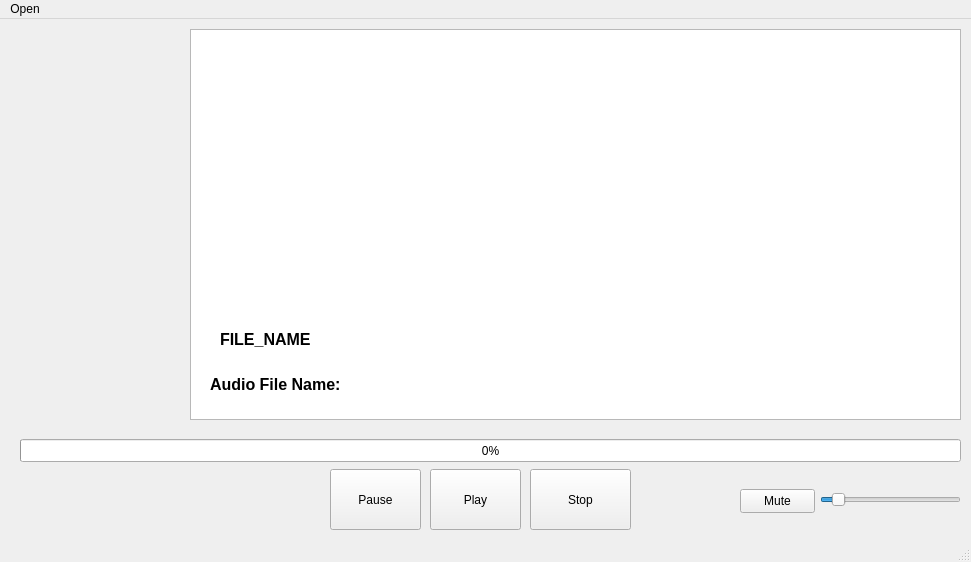
<?xml version="1.0" encoding="UTF-8"?>
<ui version="4.0">
 <class>MainWindow</class>
 <widget class="QMainWindow" name="MainWindow">
  <property name="geometry">
   <rect>
    <x>0</x>
    <y>0</y>
    <width>971</width>
    <height>562</height>
   </rect>
  </property>
  <property name="windowTitle">
   <string>MainWindow</string>
  </property>
  <widget class="QWidget" name="centralwidget">
   <widget class="QLabel" name="Ibl_Title_File_Name">
    <property name="geometry">
     <rect>
      <x>210</x>
      <y>350</y>
      <width>131</width>
      <height>31</height>
     </rect>
    </property>
    <property name="font">
     <font>
      <pointsize>12</pointsize>
      <bold>true</bold>
     </font>
    </property>
    <property name="text">
     <string>Audio File Name:</string>
    </property>
   </widget>
   <widget class="QLabel" name="Lbl_Value_File_Name">
    <property name="geometry">
     <rect>
      <x>220</x>
      <y>300</y>
      <width>121</width>
      <height>41</height>
     </rect>
    </property>
    <property name="font">
     <font>
      <pointsize>12</pointsize>
      <bold>true</bold>
     </font>
    </property>
    <property name="text">
     <string>FILE_NAME</string>
    </property>
   </widget>
   <widget class="QPushButton" name="pushButton_Play">
    <property name="geometry">
     <rect>
      <x>430</x>
      <y>450</y>
      <width>91</width>
      <height>61</height>
     </rect>
    </property>
    <property name="text">
     <string>Play</string>
    </property>
   </widget>
   <widget class="QPushButton" name="pushButton_Pause">
    <property name="geometry">
     <rect>
      <x>330</x>
      <y>450</y>
      <width>91</width>
      <height>61</height>
     </rect>
    </property>
    <property name="text">
     <string>Pause</string>
    </property>
   </widget>
   <widget class="QSlider" name="horizontalSlider_Volume_Control">
    <property name="geometry">
     <rect>
      <x>820</x>
      <y>460</y>
      <width>141</width>
      <height>41</height>
     </rect>
    </property>
    <property name="minimum">
     <number>1</number>
    </property>
    <property name="maximum">
     <number>100</number>
    </property>
    <property name="value">
     <number>10</number>
    </property>
    <property name="orientation">
     <enum>Qt::Orientation::Horizontal</enum>
    </property>
   </widget>
   <widget class="QGraphicsView" name="graphicsView">
    <property name="geometry">
     <rect>
      <x>190</x>
      <y>10</y>
      <width>771</width>
      <height>391</height>
     </rect>
    </property>
   </widget>
   <widget class="QPushButton" name="Stop">
    <property name="geometry">
     <rect>
      <x>530</x>
      <y>450</y>
      <width>101</width>
      <height>61</height>
     </rect>
    </property>
    <property name="text">
     <string>Stop</string>
    </property>
   </widget>
   <widget class="QPushButton" name="Mute">
    <property name="geometry">
     <rect>
      <x>740</x>
      <y>470</y>
      <width>75</width>
      <height>24</height>
     </rect>
    </property>
    <property name="text">
     <string>Mute</string>
    </property>
   </widget>
   <widget class="QProgressBar" name="progressBar">
    <property name="geometry">
     <rect>
      <x>20</x>
      <y>420</y>
      <width>941</width>
      <height>23</height>
     </rect>
    </property>
    <property name="value">
     <number>0</number>
    </property>
   </widget>
   <zorder>graphicsView</zorder>
   <zorder>Ibl_Title_File_Name</zorder>
   <zorder>Lbl_Value_File_Name</zorder>
   <zorder>pushButton_Play</zorder>
   <zorder>pushButton_Pause</zorder>
   <zorder>horizontalSlider_Volume_Control</zorder>
   <zorder>Stop</zorder>
   <zorder>Mute</zorder>
   <zorder>progressBar</zorder>
  </widget>
  <widget class="QMenuBar" name="menubar">
   <property name="geometry">
    <rect>
     <x>0</x>
     <y>0</y>
     <width>971</width>
     <height>22</height>
    </rect>
   </property>
   <widget class="QMenu" name="menuOpen">
    <property name="title">
     <string>Open</string>
    </property>
    <addaction name="actionOpen_File"/>
   </widget>
   <addaction name="menuOpen"/>
  </widget>
  <widget class="QStatusBar" name="statusbar"/>
  <action name="actionOpen_File">
   <property name="text">
    <string>Open File</string>
   </property>
  </action>
 </widget>
 <resources/>
 <connections/>
</ui>
